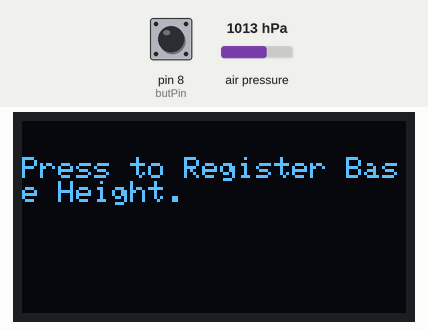
A sketch run on a simulated Arduino Uno, built with avr-gcc and run on an emulated ATmega328P. Parts: 128×64 one-colour display. Inputs (shaded band) come from the test bench; at power-on: pin 8 (butPin) HIGH, air pressure 1013 hPa. What the sketch prints to the serial monitor is not drawn.

Above: at 1.2 s.
1.3 s: pin 8 (butPin) pulled LOW for 0.15 s
At 1.63 s:
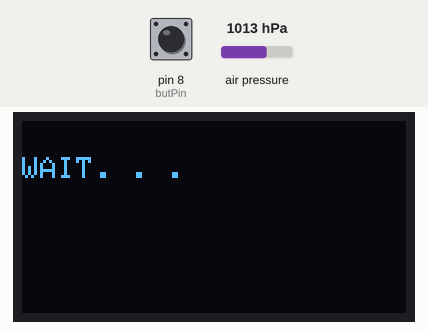
3.9 s: air pressure set to 952 hPa
At 4.42 s:
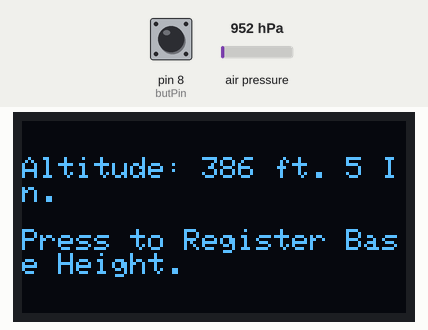
5.7 s: pin 8 (butPin) pulled LOW for 1 s
At 7.61 s:
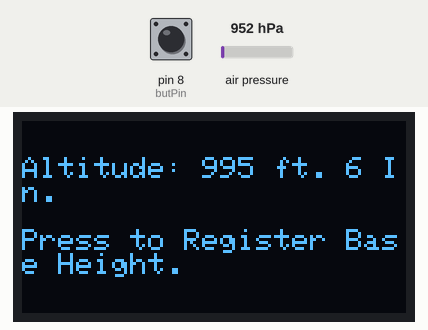
8.9 s: air pressure set to 975 hPa
At 9.46 s:
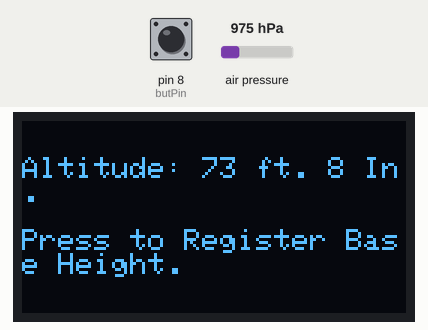
10.8 s: air pressure set to 1000 hPa
At 11.32 s:
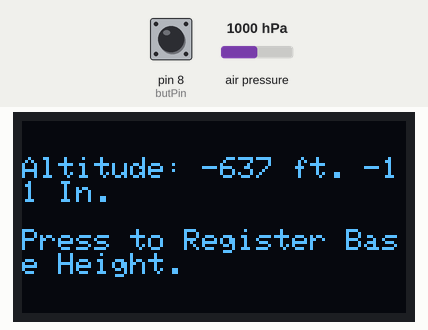
Timing chart, 0 to 13.6 s (numbered marks = the images above; inputs shaded):
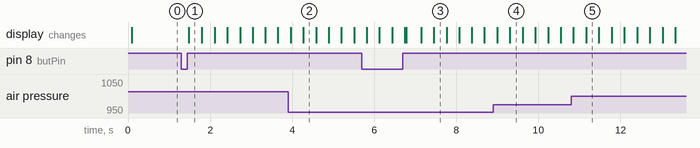

The sketch:

Altitude_bmp180_button_instructor_solution.ino
```cpp
#include <Adafruit_BMP085.h>

#include <SPI.h>
#include <Wire.h>
#include <Adafruit_GFX.h>
#include <Adafruit_SSD1306.h>

Adafruit_BMP085 BP;
bool BMPconnected;
bool haveBase = false;

float basePressure;
float Height = 0;
float HeightNow = 0;
int feet;
int inches;

int screenWidth = 128;
int screenHeight = 64;
int oledReset = -1;
#define SCREEN_ADDRESS 0x3C
Adafruit_SSD1306 oled(screenWidth, screenHeight, &Wire, oledReset);

int butPin = 8;
int butVal = 1;
int butValOld = 1;
// int state = 1;

void setup() {
  // put your setup code here, to run once:
  Serial.begin(9600);
  BMPconnected = BP.begin();
  pinMode(butPin, INPUT_PULLUP);
  oled.begin(SSD1306_SWITCHCAPVCC, SCREEN_ADDRESS);
  if (BMPconnected == true) {
    Serial.println("BMP found and Connected.");
  }
  if (BMPconnected == false) {
    Serial.println("BMP180 Not Found! Check Connections.");
  }
  oled.clearDisplay();
  oled.display();
  oled.setCursor(0, 12);
  oled.setTextColor(WHITE);
  oled.setTextSize(1);
  oled.print("Press to Register Base Height.");
  oled.display();
}

void loop() {
  // put your main code here, to run repeatedly:

  butVal = digitalRead(butPin);
  if (butVal == 1 && butValOld == 0) {
    basePressure = 0;
    oled.clearDisplay();
    oled.setCursor(0, 12);
    oled.setTextSize(1);
    oled.setTextColor(WHITE);
    oled.println("WAIT. . .");
    oled.display();
    for (int i = 1; i <= 1000; i = i + 1) {
      basePressure = basePressure + BP.readPressure();
    }
    basePressure = basePressure / 1000;
    haveBase = true;
  }
  butValOld = butVal;

  if (haveBase == true) {
    HeightNow = findHeight(basePressure);
    Height = .95 * Height + 0.05 * HeightNow;
    feet = Height;
    inches = (Height - feet) * 12;
    oled.clearDisplay();
    oled.display();
    oled.setCursor(0, 12);
    oled.setTextColor(WHITE);
    oled.setTextSize(1);
    oled.print("Altitude: ");
    oled.print(feet);
    oled.print(" ft. ");
    oled.print(inches);
    oled.println(" In.");
    oled.println("");
    oled.print("Press to Register Base Height.");
    oled.display();
    delay(10);
  }
}

float findHeight(float p0) {
  float d;
  float T0 = 288.15;
  float L = .0065;
  float R = 8.3144598;
  float M = .0289644;
  float g = 9.8;
  float pH;
  pH = BP.readPressure();
  float c = R * L / (M * g);
  d = T0 / L * (1 - pow((pH / p0), c));
  d = d * 3.28084;  //converting into foot
  return d;
}
```

Measured:
- after the input at 1.3 s, the display: changes after 0.18 s (image 1)
- after the input at 5.7 s, the display: first differs from a run without the input after 1.1 s (image 3 shows a later state)
